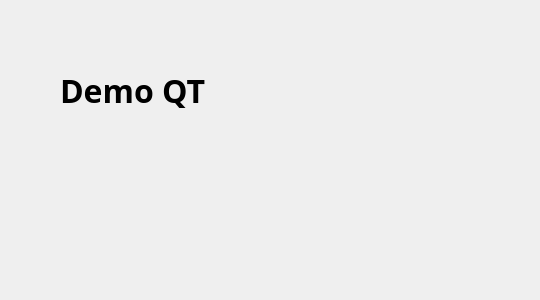
<?xml version="1.0" encoding="UTF-8"?>
<ui version="4.0">
 <class>Dialog</class>
 <widget class="QDialog" name="Dialog">
  <property name="geometry">
   <rect>
    <x>0</x>
    <y>0</y>
    <width>540</width>
    <height>300</height>
   </rect>
  </property>
  <property name="font">
   <font>
    <family>맑은 고딕</family>
    <pointsize>24</pointsize>
    <weight>75</weight>
    <bold>true</bold>
   </font>
  </property>
  <property name="windowTitle">
   <string>Dialog</string>
  </property>
  <widget class="QLabel" name="label">
   <property name="geometry">
    <rect>
     <x>60</x>
     <y>20</y>
     <width>291</width>
     <height>141</height>
    </rect>
   </property>
   <property name="text">
    <string>Demo QT </string>
   </property>
  </widget>
 </widget>
 <resources/>
 <connections/>
</ui>
